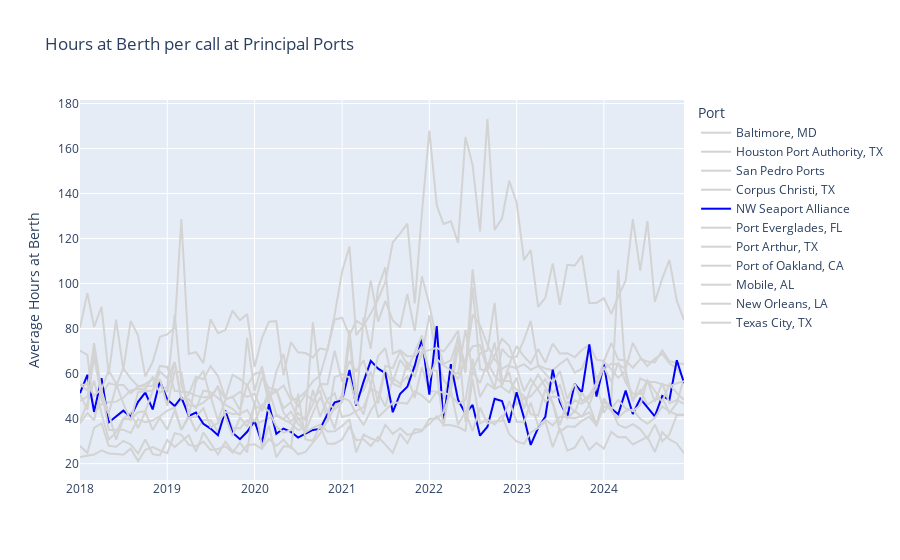

Source (notebook cell):
### Markdown cell above
Better to filter by volume

### Code cell
plot_line(
        df=calls_df, cat_group='port_group', time_col='month',
        y_col='hrs_at_berth', y_col_alias='Average Hours at Berth',
        title='Hours at Berth per call at Principal Ports', width=None, height=None,
        labels={'port_group':'Port', 'month':''},
        cat_limit=10, cat_limit_col='hrs_at_berth',
        highlight='NW Seaport Alliance', highlight_color='blue'
    )
